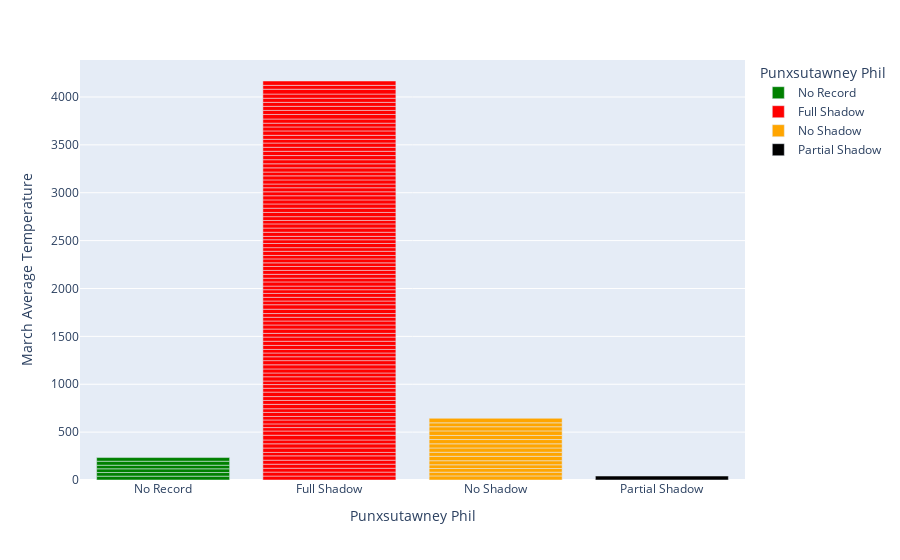

The notebook cell this image was saved under:
### Code cell
fig1 = px.bar(data,x = 'Punxsutawney Phil', y = 'March Average Temperature', color="Punxsutawney Phil",
     color_discrete_map = {"No Record": "green",
                           "Full Shadow": "red",
                           "No Shadow": "orange",
                           "Partial Shadow": "black"})

fig1.show()

### Figure 1 — Plotly figure (JSON) as saved in the notebook; plotly's stock layout.template omitted (floating-point values rounded to 4 significant figures)
{"data": [{"alignmentgroup": "True", "hovertemplate": "Punxsutawney Phil=%{x}<br>March Average Temperature=%{y}<extra></extra>", "legendgroup": "No Record", "marker": {"color": "green", "pattern": {"shape": ""}}, "name": "No Record", "offsetgroup": "No Record", "orientation": "v", "showlegend": true, "textposition": "auto", "type": "bar", "x": ["No Record", "No Record", "No Record", "No Record", "No Record", "No Record"], "xaxis": "x", "y": [39.97, 38.03, 38.79, 37.63, 41.58, 38.5], "yaxis": "y"}, {"alignmentgroup": "True", "hovertemplate": "Punxsutawney Phil=%{x}<br>March Average Temperature=%{y}<extra></extra>", "legendgroup": "Full Shadow", "marker": {"color": "red", "pattern": {"shape": ""}}, "name": "Full Shadow", "offsetgroup": "Full Shadow", "orientation": "v", "showlegend": true, "textposition": "auto", "type": "bar", "x": ["Full Shadow", "Full Shadow", "Full Shadow", "Full Shadow", "Full Shadow", "Full Shadow", "Full Shadow", "Full Shadow", "Full Shadow", "Full Shadow", "Full Shadow", "Full Shadow", "Full Shadow", "Full Shadow", "Full Shadow", "Full Shadow", "Full Shadow", "Full Shadow", "Full Shadow", "Full Shadow", "Full Shadow", "Full Shadow", "Full Shadow", "Full Shadow", "Full Shadow", "Full Shadow", "Full Shadow", "Full Shadow", "Full Shadow", "Full Shadow", "Full Shadow", "Full Shadow", "Full Shadow", "Full Shadow", "Full Shadow", "Full Shadow", "Full Shadow", "Full Shadow", "Full Shadow", "Full Shadow", "Full Shadow", "Full Shadow", "Full Shadow", "Full Shadow", "Full Shadow", "Full Shadow", "Full Shadow", "Full Shadow", "Full Shadow", "Full Shadow", "Full Shadow", "Full Shadow", "Full Shadow", "Full Shadow", "Full Shadow", "Full Shadow", "Full Shadow", "Full Shadow", "Full Shadow", "Full Shadow", "Full Shadow", "Full Shadow", "Full Shadow", "Full Shadow", "Full Shadow", "Full Shadow", "Full Shadow", "Full Shadow", "Full Shadow", "Full Shadow", "Full Shadow", "Full Shadow", "Full Shadow", "Full Shadow", "Full Shadow", "Full Shadow", "Full Shadow", "Full Shadow", "Full Shadow", "Full Shadow", "Full Shadow", "Full Shadow", "Full Shadow", "Full Shadow", "Full Shadow", "Full Shadow", "Full Shadow", "Full Shadow", "Full Shadow", "Full Shadow", "Full Shadow", "Full Shadow", "Full Shadow", "Full Shadow", "Full Shadow", "Full Shadow", "Full Shadow", "Full Shadow", "Full Shadow", "Full Shadow"], "xaxis": "x", "y": [41.05, 41.27, 40.71, 42.21, 41.76, 45.12, 36.1, 45.7, 43.92, 40.35, 49.44, 44.02, 35.76, 38.71, 40.75, 36.95, 42.15, 38.35, 45.75, 40.89, 40.28, 46.63, 40.42, 38.3, 37.18, 44.24, 39.65, 42.26, 43.12, 43.56, 40.41, 39.42, 37.36, 41.83, 43.61, 43.43, 38.84, 45.01, 42.51, 41.52, 39.2, 38.5, 45.54, 46.78, 38.75, 38.71, 40.77, 38.55, 37.69, 43.75, 39.25, 40.06, 40.75, 41.27, 37.67, 41.45, 35.91, 43.47, 37.9, 43.72, 38.82, 35.44, 43, 43.63, 43.56, 36.03, 39.65, 44.04, 44.29, 44.38, 42.31, 43.18, 41.31, 42.06, 39.36, 42.85, 42.03, 40.08, 43.48, 42.57, 42.67, 43.32, 44.71, 41.79, 44.51, 39.02, 41.34, 46.04, 41.49, 39.54, 43.3, 47.41, 42.31, 42.62, 41.86, 42.87, 43.57, 50.41, 40.51, 45.39], "yaxis": "y"}, {"alignmentgroup": "True", "hovertemplate": "Punxsutawney Phil=%{x}<br>March Average Temperature=%{y}<extra></extra>", "legendgroup": "No Shadow", "marker": {"color": "orange", "pattern": {"shape": ""}}, "name": "No Shadow", "offsetgroup": "No Shadow", "orientation": "v", "showlegend": true, "textposition": "auto", "type": "bar", "x": ["No Shadow", "No Shadow", "No Shadow", "No Shadow", "No Shadow", "No Shadow", "No Shadow", "No Shadow", "No Shadow", "No Shadow", "No Shadow", "No Shadow", "No Shadow", "No Shadow", "No Shadow"], "xaxis": "x", "y": [42.78, 38.84, 38.5, 38.7, 42.4, 46.18, 42.4, 44.74, 43.34, 44.67, 42.8, 47.66, 43.07, 40.91, 47.5], "yaxis": "y"}, {"alignmentgroup": "True", "hovertemplate": "Punxsutawney Phil=%{x}<br>March Average Temperature=%{y}<extra></extra>", "legendgroup": "Partial Shadow", "marker": {"color": "black", "pattern": {"shape": ""}}, "name": "Partial Shadow", "offsetgroup": "Partial Shadow", "orientation": "v", "showlegend": true, "textposition": "auto", "type": "bar", "x": ["Partial Shadow"], "xaxis": "x", "y": [41.31], "yaxis": "y"}], "layout": {"autosize": true, "barmode": "relative", "legend": {"title": {"text": "Punxsutawney Phil"}, "tracegroupgap": 0}, "margin": {"t": 60}, "xaxis": {"anchor": "y", "autorange": true, "categoryarray": ["No Record", "Full Shadow", "No Shadow", "Partial Shadow"], "categoryorder": "array", "domain": [0, 1], "range": [-0.5, 3.5], "title": {"text": "Punxsutawney Phil"}, "type": "category"}, "yaxis": {"anchor": "x", "autorange": true, "domain": [0, 1], "range": [0, 4386.0], "title": {"text": "March Average Temperature"}, "type": "linear"}}}
